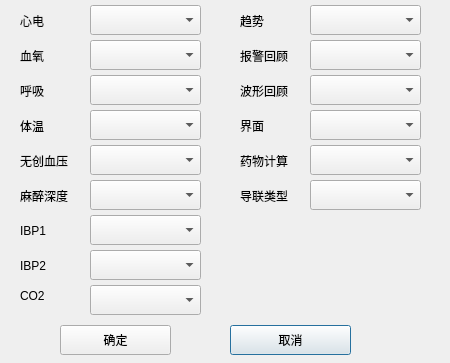
<?xml version="1.0" encoding="UTF-8"?>
<ui version="4.0">
 <class>Dlg_serv_man_config_para</class>
 <widget class="QDialog" name="Dlg_serv_man_config_para">
  <property name="geometry">
   <rect>
    <x>0</x>
    <y>0</y>
    <width>450</width>
    <height>363</height>
   </rect>
  </property>
  <property name="windowTitle">
   <string>参数开关</string>
  </property>
  <widget class="QLabel" name="label_8">
   <property name="geometry">
    <rect>
     <x>240</x>
     <y>80</y>
     <width>61</width>
     <height>21</height>
    </rect>
   </property>
   <property name="text">
    <string>波形回顾</string>
   </property>
  </widget>
  <widget class="QLabel" name="label_17">
   <property name="geometry">
    <rect>
     <x>20</x>
     <y>255</y>
     <width>51</width>
     <height>21</height>
    </rect>
   </property>
   <property name="text">
    <string>IBP2</string>
   </property>
  </widget>
  <widget class="QLabel" name="label_9">
   <property name="geometry">
    <rect>
     <x>20</x>
     <y>115</y>
     <width>51</width>
     <height>21</height>
    </rect>
   </property>
   <property name="text">
    <string>体温</string>
   </property>
  </widget>
  <widget class="QPushButton" name="m_btn_cancel">
   <property name="geometry">
    <rect>
     <x>230</x>
     <y>325</y>
     <width>121</width>
     <height>30</height>
    </rect>
   </property>
   <property name="text">
    <string>取消</string>
   </property>
  </widget>
  <widget class="QComboBox" name="m_cmbb_mashen">
   <property name="geometry">
    <rect>
     <x>90</x>
     <y>180</y>
     <width>111</width>
     <height>30</height>
    </rect>
   </property>
   <property name="maxVisibleItems">
    <number>2</number>
   </property>
  </widget>
  <widget class="QComboBox" name="m_cmbb_ibp2">
   <property name="geometry">
    <rect>
     <x>90</x>
     <y>250</y>
     <width>111</width>
     <height>30</height>
    </rect>
   </property>
   <property name="maxVisibleItems">
    <number>2</number>
   </property>
  </widget>
  <widget class="QLabel" name="label_14">
   <property name="geometry">
    <rect>
     <x>240</x>
     <y>185</y>
     <width>61</width>
     <height>21</height>
    </rect>
   </property>
   <property name="text">
    <string>导联类型</string>
   </property>
  </widget>
  <widget class="QComboBox" name="m_cmbb_yaowujisuan">
   <property name="geometry">
    <rect>
     <x>310</x>
     <y>145</y>
     <width>111</width>
     <height>30</height>
    </rect>
   </property>
   <property name="maxVisibleItems">
    <number>2</number>
   </property>
  </widget>
  <widget class="QComboBox" name="m_cmbb_jiemian">
   <property name="geometry">
    <rect>
     <x>310</x>
     <y>110</y>
     <width>111</width>
     <height>30</height>
    </rect>
   </property>
   <property name="maxVisibleItems">
    <number>2</number>
   </property>
  </widget>
  <widget class="QComboBox" name="m_cmbb_baojinghuigu">
   <property name="geometry">
    <rect>
     <x>310</x>
     <y>40</y>
     <width>111</width>
     <height>30</height>
    </rect>
   </property>
   <property name="maxVisibleItems">
    <number>2</number>
   </property>
  </widget>
  <widget class="QLabel" name="label_11">
   <property name="geometry">
    <rect>
     <x>20</x>
     <y>150</y>
     <width>61</width>
     <height>21</height>
    </rect>
   </property>
   <property name="text">
    <string>无创血压</string>
   </property>
  </widget>
  <widget class="QLabel" name="label_19">
   <property name="geometry">
    <rect>
     <x>20</x>
     <y>285</y>
     <width>51</width>
     <height>21</height>
    </rect>
   </property>
   <property name="text">
    <string>CO2</string>
   </property>
  </widget>
  <widget class="QLabel" name="label_12">
   <property name="geometry">
    <rect>
     <x>240</x>
     <y>150</y>
     <width>61</width>
     <height>21</height>
    </rect>
   </property>
   <property name="text">
    <string>药物计算</string>
   </property>
  </widget>
  <widget class="QComboBox" name="m_cmbb_daolianleixing">
   <property name="geometry">
    <rect>
     <x>310</x>
     <y>180</y>
     <width>111</width>
     <height>30</height>
    </rect>
   </property>
   <property name="maxVisibleItems">
    <number>2</number>
   </property>
  </widget>
  <widget class="QComboBox" name="m_cmbb_co2">
   <property name="geometry">
    <rect>
     <x>90</x>
     <y>285</y>
     <width>111</width>
     <height>30</height>
    </rect>
   </property>
   <property name="maxVisibleItems">
    <number>2</number>
   </property>
  </widget>
  <widget class="QComboBox" name="m_cmbb_ibp1">
   <property name="geometry">
    <rect>
     <x>90</x>
     <y>215</y>
     <width>111</width>
     <height>30</height>
    </rect>
   </property>
   <property name="maxVisibleItems">
    <number>2</number>
   </property>
  </widget>
  <widget class="QLabel" name="label_7">
   <property name="geometry">
    <rect>
     <x>20</x>
     <y>80</y>
     <width>51</width>
     <height>21</height>
    </rect>
   </property>
   <property name="text">
    <string>呼吸</string>
   </property>
  </widget>
  <widget class="QComboBox" name="m_cmbb_xueyang">
   <property name="geometry">
    <rect>
     <x>90</x>
     <y>40</y>
     <width>111</width>
     <height>30</height>
    </rect>
   </property>
   <property name="maxVisibleItems">
    <number>2</number>
   </property>
  </widget>
  <widget class="QLabel" name="label_4">
   <property name="geometry">
    <rect>
     <x>20</x>
     <y>45</y>
     <width>41</width>
     <height>21</height>
    </rect>
   </property>
   <property name="text">
    <string>血氧</string>
   </property>
  </widget>
  <widget class="QComboBox" name="m_cmbb_tiwen">
   <property name="geometry">
    <rect>
     <x>90</x>
     <y>110</y>
     <width>111</width>
     <height>30</height>
    </rect>
   </property>
   <property name="maxVisibleItems">
    <number>2</number>
   </property>
  </widget>
  <widget class="QLabel" name="label_2">
   <property name="geometry">
    <rect>
     <x>240</x>
     <y>10</y>
     <width>51</width>
     <height>21</height>
    </rect>
   </property>
   <property name="text">
    <string>趋势</string>
   </property>
  </widget>
  <widget class="QComboBox" name="m_cmbb_huxi">
   <property name="geometry">
    <rect>
     <x>90</x>
     <y>75</y>
     <width>111</width>
     <height>30</height>
    </rect>
   </property>
   <property name="maxVisibleItems">
    <number>2</number>
   </property>
  </widget>
  <widget class="QLabel" name="label_15">
   <property name="geometry">
    <rect>
     <x>20</x>
     <y>220</y>
     <width>51</width>
     <height>21</height>
    </rect>
   </property>
   <property name="text">
    <string>IBP1</string>
   </property>
  </widget>
  <widget class="QLabel" name="label_13">
   <property name="geometry">
    <rect>
     <x>20</x>
     <y>185</y>
     <width>61</width>
     <height>21</height>
    </rect>
   </property>
   <property name="text">
    <string>麻醉深度</string>
   </property>
  </widget>
  <widget class="QComboBox" name="m_cmbb_boxinghuigu">
   <property name="geometry">
    <rect>
     <x>310</x>
     <y>75</y>
     <width>111</width>
     <height>30</height>
    </rect>
   </property>
   <property name="maxVisibleItems">
    <number>2</number>
   </property>
  </widget>
  <widget class="QComboBox" name="m_cmbb_nibp">
   <property name="geometry">
    <rect>
     <x>90</x>
     <y>145</y>
     <width>111</width>
     <height>30</height>
    </rect>
   </property>
   <property name="maxVisibleItems">
    <number>2</number>
   </property>
  </widget>
  <widget class="QComboBox" name="m_cmbb_qushi">
   <property name="geometry">
    <rect>
     <x>310</x>
     <y>5</y>
     <width>111</width>
     <height>30</height>
    </rect>
   </property>
   <property name="maxVisibleItems">
    <number>2</number>
   </property>
  </widget>
  <widget class="QPushButton" name="m_btn_ok">
   <property name="geometry">
    <rect>
     <x>60</x>
     <y>325</y>
     <width>111</width>
     <height>30</height>
    </rect>
   </property>
   <property name="text">
    <string>确定</string>
   </property>
  </widget>
  <widget class="QComboBox" name="m_cmbb_xindian">
   <property name="geometry">
    <rect>
     <x>90</x>
     <y>5</y>
     <width>111</width>
     <height>30</height>
    </rect>
   </property>
   <property name="maxVisibleItems">
    <number>2</number>
   </property>
  </widget>
  <widget class="QLabel" name="label_10">
   <property name="geometry">
    <rect>
     <x>240</x>
     <y>115</y>
     <width>51</width>
     <height>21</height>
    </rect>
   </property>
   <property name="text">
    <string>界面</string>
   </property>
  </widget>
  <widget class="QLabel" name="label_5">
   <property name="geometry">
    <rect>
     <x>240</x>
     <y>45</y>
     <width>61</width>
     <height>21</height>
    </rect>
   </property>
   <property name="text">
    <string>报警回顾</string>
   </property>
  </widget>
  <widget class="QLabel" name="label">
   <property name="geometry">
    <rect>
     <x>20</x>
     <y>10</y>
     <width>51</width>
     <height>21</height>
    </rect>
   </property>
   <property name="text">
    <string>心电</string>
   </property>
  </widget>
 </widget>
 <resources/>
 <connections/>
</ui>
